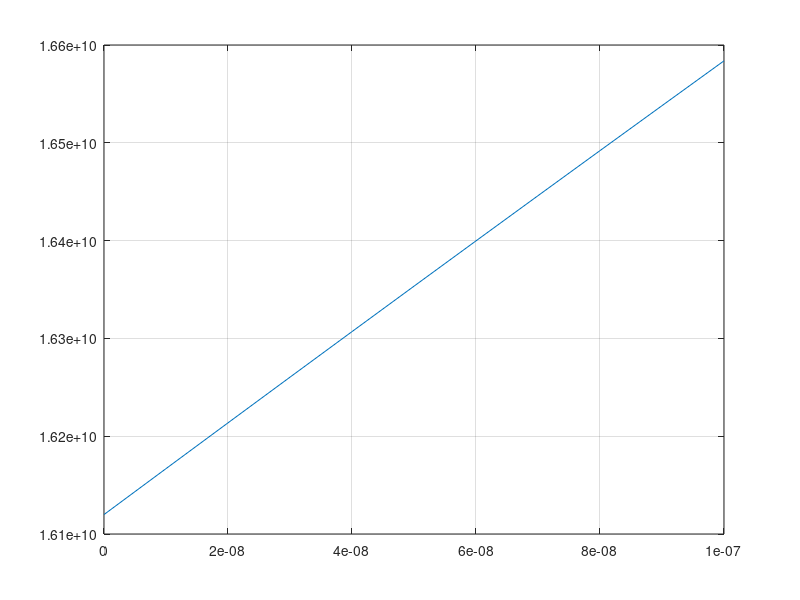
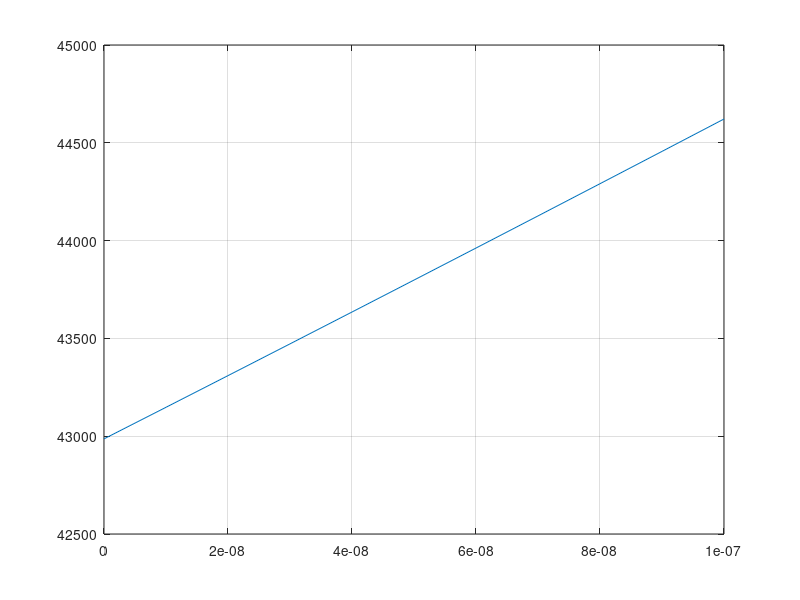

Write the MATLAB code that produced these figures, in order.
function trapezoidalbeam

E_ = 170e9;
h = 2e-6;
D = 2300;
len = 100e-6;
L = 200e-6;
V = h*len*len;
m = D*V;

i=0;
if 1 
for wb=0:0.01e-6:0.1e-6;
   wa=2e-6;
   i = i + 1;
   Wa(i) = wa;
   Wb(i) = wb;
   Domega_wb(i) = 1/8.*E_.*h.*(3.*wb.^2+8.*wb.*wa+6.*wa.^2)/(sqrt(E_.*h.*(wb.^3+4.*wb.^2.*wa+6.*wb.*wa.^2+4.*wa.^3)/(L.^3.*m)).*L.^3.*m);
   omega_wb(i) = 1/4.*sqrt(E_.*h.*(wb.^3+4.*wb.^2.*wa+6.*wb.*wa.^2+4.*wa.^3)/(L.^3.*m));
end
figure(1);
plot(Wb,Domega_wb); grid on;
figure(2);
plot(Wb,omega_wb); grid on;
end
   
if 0
for wa=0:0.01e-6:10e-6;
   wb=0e-6;
   i = i + 1;
   Wa(i) = wa;
   Wb(i) = wb;
   Domega_wa(i) = 1/8.*E_.*h.*(4.*wb.^2+12.*wb.*wa+12.*wa.^2)/(sqrt(E_.*h.*(wb.^3+4.*wb.^2.*wa+6.*wb.*wa.^2+4.*wa.^3)/(L.^3.*m)).*L.^3.*m);
   omega_wa(i) = 1/4.*sqrt(E_.*h.*(wb.^3+4.*wb.^2.*wa+6.*wb.*wa.^2+4.*wa.^3)/(L.^3.*m));
end
figure(1);
plot(Wa,Domega_wa); grid on;
figure(2);
plot(Wa,omega_wa); grid on;
end



if 0
j=0;
for wb=0e-6:0.01e-6:0.1e-6;
   i = i + 1;
   for wa=05e-6:0.1e-6:10e-6;
      j = j + 1;      
      Wb(i) = wb;
      Wa(j) = wa;
      Domega_wa(i,j) = 1/8.*E_.*h.*(4.*wb.^2+12.*wb.*wa+12.*wa.^2)/(sqrt(E_.*h.*(wb.^3+4.*wb.^2.*wa+6.*wb.*wa.^2+4.*wa.^3)/(L.^3.*m)).*L.^3.*m);
      omega(i,j) = 1/4.*sqrt(E_.*h.*(wb.^3+4.*wb.^2.*wa+6.*wb.*wa.^2+4.*wa.^3)/(L.^3.*m));
   end
   j=0;
end 

figure(1);
colormap('jet');
shading interp;
surf(Wa, Wb,omega); grid on;
figure(2);
colormap('jet');
shading interp;
surf(Wa,Wb,Domega_wa); grid on; 
end
